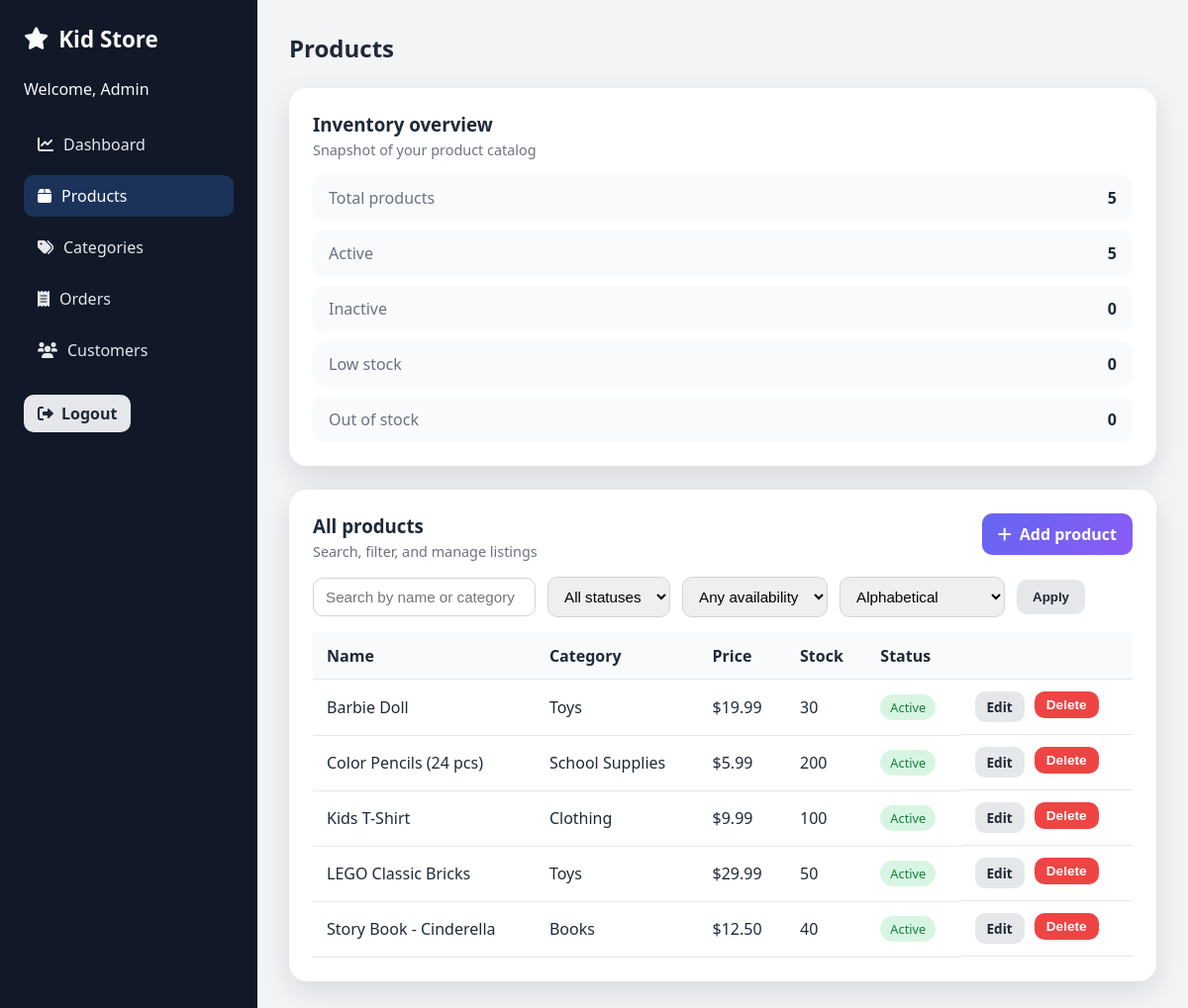
The app's page /backend/products.php (signed in) with its own data.
### tables this page shows
CREATE TABLE IF NOT EXISTS `tbl_products` (
  `product_id` int NOT NULL AUTO_INCREMENT,
  `product_name` varchar(255) NOT NULL,
  `description` text,
  `price` decimal(10,2) NOT NULL,
  `stock_quantity` int NOT NULL DEFAULT '0',
  `category_id` int DEFAULT NULL,
  `image_url` varchar(255) DEFAULT NULL,
  `status` enum('active','inactive') DEFAULT 'active',
  `created_at` datetime DEFAULT NULL,
  `updated_at` datetime DEFAULT NULL,
  `is_active` tinyint(1) DEFAULT '1',
  PRIMARY KEY (`product_id`),
  KEY `category_id` (`category_id`)
);

CREATE TABLE IF NOT EXISTS `tbl_categories` (
  `category_id` int NOT NULL AUTO_INCREMENT,
  `category_name` varchar(50) NOT NULL,
  `description` text,
  `created_at` datetime DEFAULT NULL,
  `updated_at` datetime DEFAULT NULL,
  `is_active` tinyint(1) DEFAULT '1',
  PRIMARY KEY (`category_id`)
);

### backend/products.php (called while the page is built)
<?php
require __DIR__ . '/pages/products.php';

### includes/admin.php (called while the page is built, shortened)
<?php
require_once __DIR__ . '/functions.php';
function kidstore_admin_fetch_products(array $filters = []): array
{
    $filters['activeOnly'] = $filters['activeOnly'] ?? false;
    return kidstore_fetch_products($filters);
}
function kidstore_admin_product_overview(): array
{
    $pdo = kidstore_get_pdo();
    $row = $pdo->query(
        'SELECT COUNT(*) AS total,
                SUM(CASE WHEN status = "active" AND is_active = 1 THEN 1 ELSE 0 END) AS active,
                SUM(CASE WHEN status <> "active" OR is_active = 0 THEN 1 ELSE 0 END) AS inactive,
                SUM(CASE WHEN stock_quantity <= 5 THEN 1 ELSE 0 END) AS low_stock,
                SUM(CASE WHEN stock_quantity <= 0 THEN 1 ELSE 0 END) AS out_of_stock
         FROM tbl_products'
    )->fetch() ?: [
        'total' => 0,
        'active' => 0,
        'inactive' => 0,
        'low_stock' => 0,
        'out_of_stock' => 0,
    ];
    return [
        'total' => (int) $row['total'],
        'active' => (int) $row['active'],
        'inactive' => (int) $row['inactive'],
        'low_stock' => (int) $row['low_stock'],
        'out_of_stock' => (int) $row['out_of_stock'],
    ];
}

### includes/functions.php (called while the page is built, shortened)
<?php
function kidstore_prepare_product_query(array $filters = []): array
{
    $sql = 'FROM tbl_products p '
         . 'LEFT JOIN tbl_categories c ON c.category_id = p.category_id '
         . 'WHERE 1=1';
    $params = [];
    return [$sql, $params];
}
function kidstore_fetch_products(array $filters = []): array
{
    $pdo = kidstore_get_pdo();
    [$whereSql, $params] = kidstore_prepare_product_query($filters);
    $select = 'SELECT p.product_id, p.product_name, p.description, p.price, p.stock_quantity, '
            . 'p.image_url, p.status, p.is_active, c.category_name, p.category_id ' . $whereSql;
    $sort = $filters['sort'] ?? 'newest';
    switch ($sort) {
        case 'name':
            $select .= ' ORDER BY p.product_name ASC';
            break;
    }
    $stmt = $pdo->prepare($select);
    $stmt->execute($params);
    return $stmt->fetchAll();
}

### backend/pages/products.php (the view, shortened to what this page needs)
<?php
$search = trim((string)($_GET['q'] ?? ''));
$sort = $_GET['sort'] ?? 'name';
$validSorts = ['name', 'newest', 'price_asc', 'price_desc'];
$filters = [
    'sort' => in_array($sort, $validSorts, true) ? $sort : 'name',
    'activeOnly' => false,
];
$products = kidstore_admin_fetch_products($filters);
$productOverview = kidstore_admin_product_overview();
include __DIR__ . '/../includes/header.php';
?>
<div class="admin-card">
    <div class="card-header">
        <div>
            <h3>Inventory overview</h3>
            <p class="card-subtitle">Snapshot of your product catalog</p>
        </div>
    </div>
    <ul class="insight-list">
        <li><span>Total products</span><strong><?= number_format($productOverview['total']) ?></strong></li>
        <li><span>Active</span><strong><?= number_format($productOverview['active']) ?></strong></li>
        <li><span>Inactive</span><strong><?= number_format($productOverview['inactive']) ?></strong></li>
        <li><span>Low stock</span><strong><?= number_format($productOverview['low_stock']) ?></strong></li>
        <li><span>Out of stock</span><strong><?= number_format($productOverview['out_of_stock']) ?></strong></li>
    </ul>
</div>
<div class="admin-card">
    <div class="card-header">
        <div>
            <h3>All products</h3>
            <p class="card-subtitle">Search, filter, and manage listings</p>
        </div>
        <a href="<?php echo $prefix; ?>pages/product_form.php" class="button primary"><i class="fas fa-plus"></i> Add product</a>
    </div>
    <form method="get" class="form-inline" style="margin-bottom:16px;">
        <input type="text" name="q" value="<?= htmlspecialchars($search) ?>" placeholder="Search by name or category" class="input-control" />
        <select name="status" class="input-control">
            <option value="">All statuses</option>
        </select>
        <select name="availability" class="input-control">
            <option value="">Any availability</option>
        </select>
        <select name="sort" class="input-control">
            <option value="name" <?= $sort === 'name' ? 'selected' : '' ?>>Alphabetical</option>
        </select>
        <button class="button secondary" type="submit">Apply</button>
    </form>
    <?php if ($products): ?>
        <table class="table">
            <thead>
                <tr>
                    <th>Name</th>
                    <th>Category</th>
                    <th>Price</th>
                    <th>Stock</th>
                    <th>Status</th>
                    <th></th>
                </tr>
            </thead>
            <tbody>
                <?php foreach ($products as $product): ?>
                    <tr>
                        <td><?= htmlspecialchars($product['product_name']) ?></td>
                        <td><?= htmlspecialchars($product['category_name'] ?? 'Unassigned') ?></td>
                        <td>$<?= number_format((float) $product['price'], 2) ?></td>
                        <td><?= (int) $product['stock_quantity'] ?></td>
                        <td>
                            <span class="tag status-<?= htmlspecialchars($product['status']) ?>">
                                <?= htmlspecialchars(ucfirst($product['status'])) ?>
                            </span>
                        </td>
                        <td style="display:flex;gap:10px;">
                            <a href="product_form.php?id=<?= (int) $product['product_id'] ?>" class="button secondary button-compact">Edit</a>
                            <form method="post" action="<?php echo $prefix; ?>pages/product_delete.php" data-confirm="Archive this product?" style="margin:0;">
                                <button type="submit" class="button danger button-compact">Delete</button>
                            </form>
                        </td>
                    </tr>
                <?php endforeach; ?>
            </tbody>
        </table>
    <?php endif; ?>
</div>
<?php include __DIR__ . '/../includes/footer.php'; ?>

### backend/assets/admin.css (style rules this page uses)
* { box-sizing: border-box; }
body { margin: 0; font-family: 'Segoe UI', Arial, sans-serif; background: #f3f4f6; color: #1f2937; }
a { color: inherit; }
.admin-card { background: #fff; border-radius: 18px; padding: 24px; box-shadow: 0 10px 30px rgba(15, 23, 42, 0.12); margin-bottom: 24px; }
.table { width: 100%; border-collapse: collapse; }
.table th, .table td { padding: 12px 14px; text-align: left; border-bottom: 1px solid #e5e7eb; }
.table th { background: #f9fafb; font-weight: 600; }
.button { display: inline-flex; align-items: center; gap: 8px; padding: 10px 16px; border-radius: 10px; border: none; cursor: pointer; font-weight: 600; text-decoration: none; transition: transform 0.2s ease; }
.button.primary { background: linear-gradient(135deg, #6366f1, #8b5cf6); color: #fff; }
.button.secondary { background: #e5e7eb; color: #1f2937; }
.button.danger { background: #ef4444; color: #fff; }
.tag { display: inline-flex; align-items: center; gap: 6px; padding: 4px 10px; border-radius: 999px; font-size: 0.8rem; background: rgba(59, 130, 246, 0.12); color: #2563eb; }
.card-header { display: flex; justify-content: space-between; align-items: flex-start; gap: 16px; margin-bottom: 16px; flex-wrap: wrap; }
.card-header h3 { margin: 0; }
.card-subtitle { margin: 4px 0 0; color: #6b7280; font-size: 0.9rem; }
.form-inline { margin-bottom: 24px; display: flex; gap: 12px; align-items: center; flex-wrap: wrap; }
.input-control { padding: 10px 12px; border-radius: 10px; border: 1px solid #d1d5db; font-size: 0.95rem; }
.insight-list { list-style: none; padding: 0; margin: 0; display: grid; gap: 10px; }
.insight-list li { display: flex; justify-content: space-between; align-items: center; background: #f8fafc; padding: 12px 16px; border-radius: 10px; font-weight: 600; }
.insight-list li span { color: #6b7280; font-weight: 500; }
.button.button-compact { padding: 6px 12px; font-size: 0.85rem; }
.tag.status-active { background: rgba(34, 197, 94, 0.18); color: #15803d; }

### records on screen
tbl_products: product_name "Barbie Doll", category.category_name "Toys", price "19.99", stock_quantity "30", status "Active"
tbl_products: product_name "Color Pencils (24 pcs)", category.category_name "School Supplies", price "5.99", stock_quantity "200", status "Active"
tbl_products: product_name "Kids T-Shirt", category.category_name "Clothing", price "9.99", stock_quantity "100", status "Active"
tbl_products: product_name "LEGO Classic Bricks", category.category_name "Toys", price "29.99", stock_quantity "50", status "Active"
tbl_products: product_name "Story Book - Cinderella", category.category_name "Books", price "12.50", stock_quantity "40", status "Active"

### other values on screen
$adminName "Admin"
$pageTitle "Products"
$productOverview['total'] "5"
$productOverview['active'] "5"
$productOverview['inactive'] "0"
$productOverview['low_stock'] "0"
$productOverview['out_of_stock'] "0"
